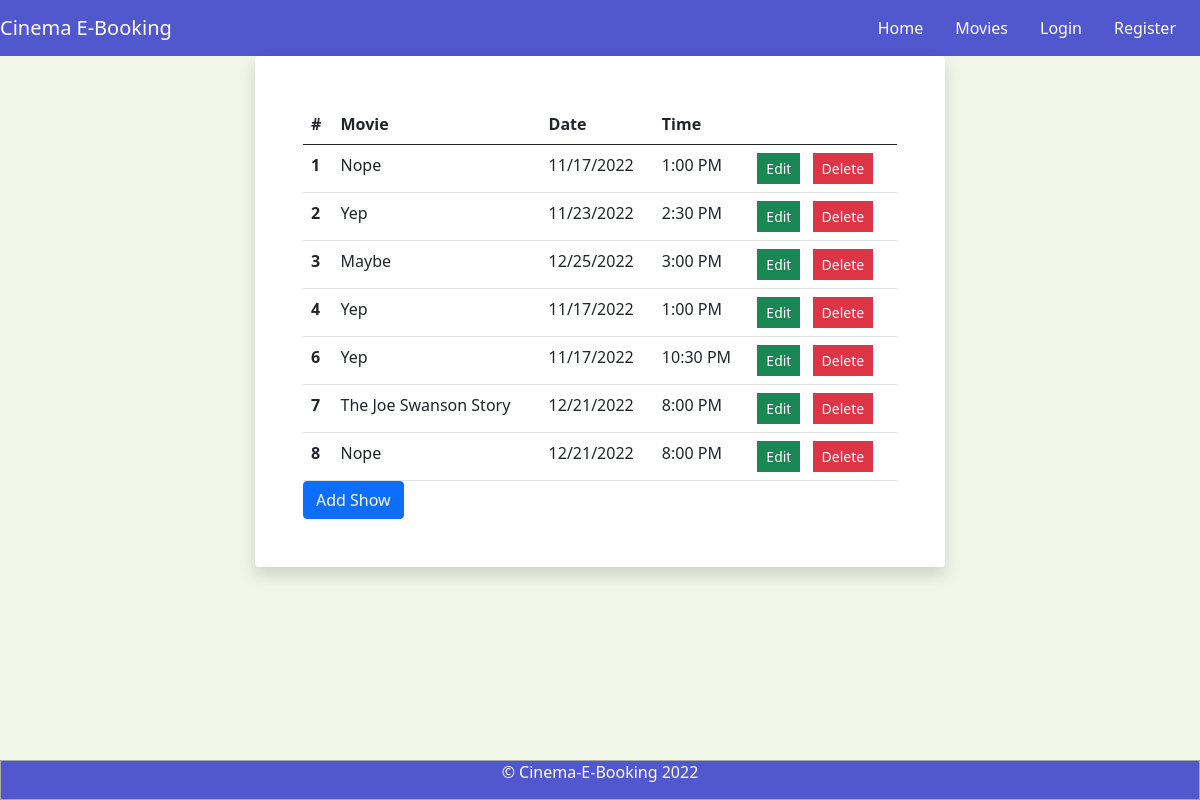
The app's page /manage-shows, older data.
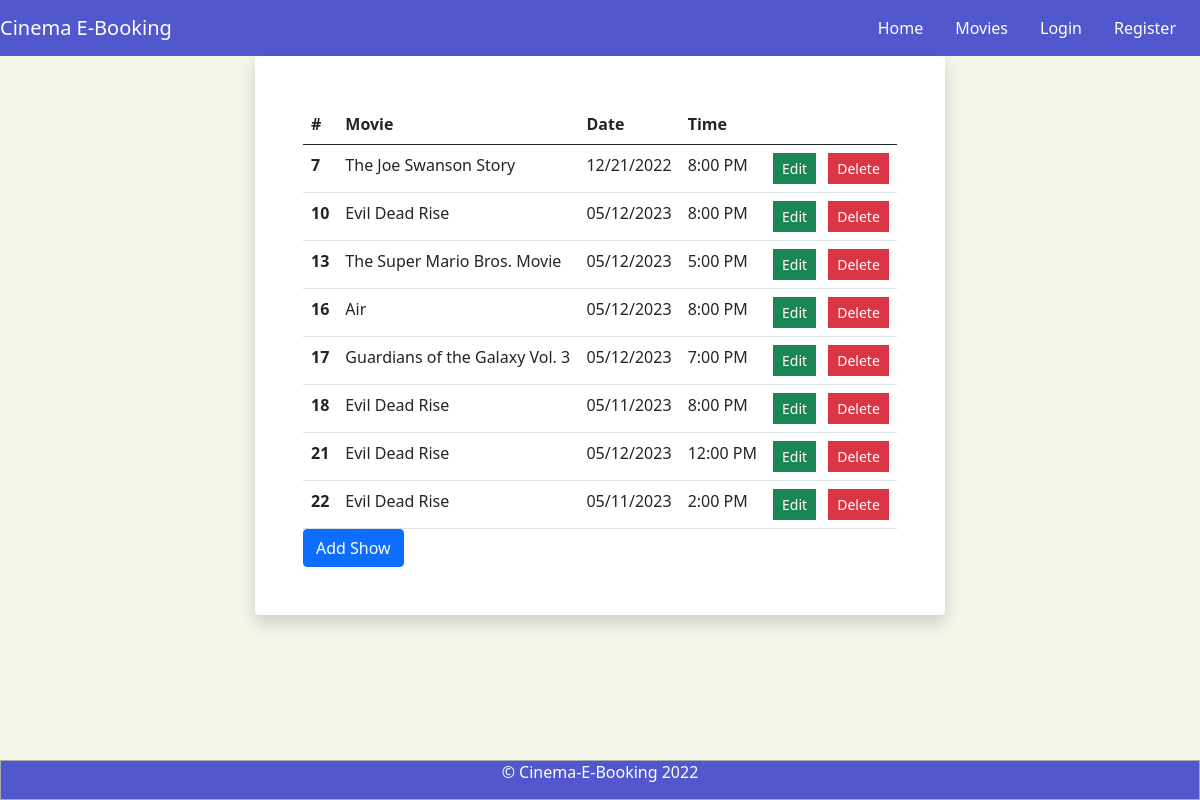
The same page, newer data.
### website/models/Show.py (models this page shows, shortened)
class Show(db.Model):
    __tablename__ = 'shows'
    id = db.Column("id", db.Integer, nullable=False, primary_key = True)
    show_date = db.Column("show_date", db.String(8), nullable=False)
    show_time = db.Column("show_time", db.String(4), nullable=False)
    duration = db.Column("duration", db.String(4), nullable=False)
    bookings = db.relationship("Booking", back_populates="show")
    movie_id = db.Column("movie_id", db.Integer, db.ForeignKey('movies.id'))
    movie = db.relationship("Movie", back_populates="shows")
    show_room_id = db.Column("show_room_id", db.Integer, db.ForeignKey('show_rooms.id'))
    show_room = db.relationship("ShowRoom", back_populates="shows")
    @staticmethod
    def get_shows():
        return Show.query.all()

### website/models/Movies.py (models this page shows, shortened)
class Movie(db.Model):
    __tablename__ = 'movies'
    id = db.Column("id", db.Integer, nullable=False, primary_key = True)
    title = db.Column("title", db.String(255), nullable=False)
    category = db.Column("category", db.String(255), nullable=False)
    cast = db.Column("cast", db.String(1800), nullable=False)
    director = db.Column("director", db.String(255), nullable=False)
    producer = db.Column("producer", db.String(255), nullable=False)
    synopsis = db.Column("synopsis", db.String(1800), nullable=False)
    rating = db.Column("rating", db.String(255), nullable=False)
    picture = db.Column("picture", db.String(2048), nullable=False)
    shows = db.relationship("Show", back_populates="movie", order_by="asc(Show.show_date), asc(Show.show_time)")
    reviews = db.relationship("Review", back_populates="movie")

### website/auth.py (the view)
@auth.route('/manage-shows')
def manage_shows():
    shows = Show.get_shows()
    return render_template("manage-shows.html", shows=shows)

### website/templates/manage-shows.html (shortened to what this page needs)
{% extends "base.html" %}
{% block content %}
    <div class="row">
        <div class="col-lg-7 mx-auto">
            <div class="card border-0 shadow">
                <div class="card-body p-5">
                    <div class="table-responsive">
                        <table class="table m-0">
                            <thead>
                                <tr>
                                    <th scope="col">#</th>
                                    <th scope="col">Movie</th>
                                    <th scope="col">Date</th>
                                    <th scope="col">Time</th>
                                    <th scope="col"></th>
                                </tr>
                            </thead>
                            <tbody>
                                {% for show in shows %}
                                    <tr>
                                        <th scope="row">{{show.id}}</th>
                                        <td>{{show.movie.title}}</td>
                                        <td>{{show.show_date}}</td>
                                        <td>{{show.show_time}} PM</td>
                                        <td>
                                            <ul class="list-inline m-0">
                                                <li class="list-inline-item">
                                                    <form action="/edit-show/{{show.id}}" method="get">
                                                        <button class="btn btn-success btn-sm rounded-0" type="submit" data-toggle="tooltip" data-placement="top" title="Edit">Edit</button>
                                                    </form>
                                                </li>
                                                <li class="list-inline-item">
                                                    <form action="/delete-show" method="post">
                                                        <button class="btn btn-danger btn-sm rounded-0" type="submit" data-toggle="tooltip" data-placement="top" title="Delete" name="delete" value="{{show.id}}">Delete</button>
                                                    </form>
                                                </li>
                                            </ul>
                                        </td>
                                    </tr>
                                {% endfor %}
                            </tbody>
                        </table>
                        <form action="/add-show" method="get">
                            <button class="btn btn-primary" type="submit" data-toggle="tooltip" data-placement="top" title="Add" name="add">Add Show</button>
                        </form>
                    </div>
                </div>
            </div>
        </div>
    </div>
{% endblock %}

### website/templates/base.html (shortened to what this page needs)
<!DOCTYPE html>
<html lang="en">
<head>
    <link rel="stylesheet" href="{{ url_for('static', filename='bootstrap/css/bootstrap.min.css') }}">
    <link rel="stylesheet" type="text/css" href="{{ url_for('static', filename='main.css') }}">
</head>
<body>
    <nav class="navbar navbar-expand-md">
        <a class="navbar-brand" href="#">Cinema E-Booking</a>
        <div class="collapse navbar-collapse" id="main-navigation">
            <ul class="navbar-nav">
                <li class="nav-item">
                    <a class="nav-link" href="/">Home</a>
                </li>
                <li class="nav-item">
                    <a class="nav-link" href="/movies">Movies</a>
                </li>
                <li class="nav-item">
                    {%if session.email %}
                    <a class="nav-link" href="/logout">Logout</a>
                    {% else %}
                    <a class="nav-link" href="/login">Login</a>
                    {% endif %}
                </li>
                <li class="nav-item">
                    {%if not session.email %}
                    <a class="nav-link" href="/register">Register</a>
                    {% else %}
                    <a class="nav-link" href="/profile">Profile</a>
                    {% endif %}
            </ul>
        </div>
    </nav>
    {% block content %}
    {% endblock %}
    <footer class="footer">
        <p style="text-align: center"> &copy; Cinema-E-Booking 2022 </p>
    </footer>
</body>

### website/static/main.css (style rules this page uses)
body { padding: 0; margin-bottom: 10vh; clear: both; background: #f2f6e9; }
.navbar { background:#5157cd; }
.nav-link, .navbar-brand { color: #fff; cursor: pointer; }
.nav-link { margin-right: 1em !important; }
.navbar-collapse { justify-content: flex-end; }
.footer { clear:both; border: 1px groove #aaaaaa; background: #5157cd; color: #fff; padding: 0; text-align: center; vertical-align: middle; line-height: normal; margin-top: 10vh; position: fixed; bottom: 0; width: 100%; }

Row changes from the older to the newer data that the page shows:
removed Show: id "1", movie "Nope", show_date "11/17/2022", show_time "1:00"
removed Show: id "2", movie "Yep", show_date "11/23/2022", show_time "2:30"
removed Show: id "3", movie "Maybe", show_date "12/25/2022", show_time "3:00"
removed Show: id "4", movie "Yep", show_date "11/17/2022", show_time "1:00"
removed Show: id "6", movie "Yep", show_date "11/17/2022", show_time "10:30"
removed Show: id "8", movie "Nope", show_date "12/21/2022", show_time "8:00"
added Show: id "10", movie "Evil Dead Rise", show_date "05/12/2023", show_time "8:00"
added Show: id "13", movie "The Super Mario Bros. Movie", show_date "05/12/2023", show_time "5:00"
added Show: id "16", movie "Air", show_date "05/12/2023", show_time "8:00"
added Show: id "17", movie "Guardians of the Galaxy Vol. 3", show_date "05/12/2023", show_time "7:00"
added Show: id "18", movie "Evil Dead Rise", show_date "05/11/2023", show_time "8:00"
added Show: id "21", movie "Evil Dead Rise", show_date "05/12/2023", show_time "12:00"
added Show: id "22", movie "Evil Dead Rise", show_date "05/11/2023", show_time "2:00"
